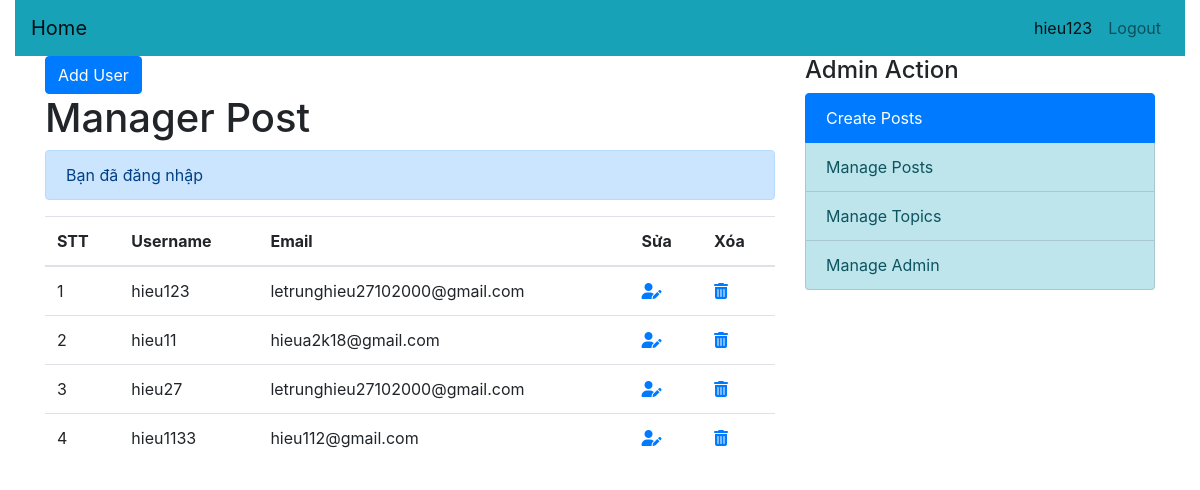
The page /webkhoa/admin/index_admin.php (signed in) on the database its author committed.
### tables this page shows
CREATE TABLE `users` (
  `id` int(11) NOT NULL,
  `admin` tinyint(4) NOT NULL,
  `email` varchar(50) NOT NULL,
  `username` varchar(30) NOT NULL,
  `password` varchar(255) NOT NULL,
  `created_at` timestamp NOT NULL DEFAULT current_timestamp() ON UPDATE current_timestamp()
);

### webkhoa/admin/controller/user.php (called while the page is built, shortened)
<?php
    include(ROOT_PATH . "/includes/functions_admin.php");
    $table='users';
    $admin=selectAll($table,  );
?>

### webkhoa/includes/functions_admin.php (called while the page is built, shortened)
<?php
    require("config.php");
    function selectAll($table, $conditions = [])
    {
        global $conn;
        $sql="SELECT * from $table";
        if(empty($conditions)){
            $stmt=$conn->prepare($sql);
            $stmt->execute();
            $record=$stmt->get_result()->fetch_all(MYSQLI_ASSOC);
            return $record;
        }
    }
?>

### webkhoa/admin/index_admin.php (the view, shortened to what this page needs)
<?php include(ROOT_PATH ."/admin/controller/user.php"); adminsOnly();
?>
<!doctype html>
<html lang="en">
<head>
    <link rel="stylesheet" href="https://stackpath.bootstrapcdn.com/bootstrap/4.3.1/css/bootstrap.min.css"
>
</head>
<body>
    <?php include(ROOT_PATH . "/includes/admin/header_admin.php"); ?>
    <main>
        <div class="container">
            <div class="row">
                <div class="col-md-8 ">
                <a name="" id="" class="btn btn-primary" href="<?php echo BASE_URL ."/admin/create_admin.php";?>"
                        role="button">Add User</a>
                <h1>Manager Post</h1>
                    <?php   include(ROOT_PATH . '/includes/public/message.php'); ?>
                    <table class="table">
                        <thead>
                            <tr>
                                <th>STT</th>
                                <th>Username</th>
                                <th>Email</th>
                                <th>Sửa</th>
                                <th>Xóa</th>
                            </tr>
                        </thead>
                        <tbody>
                        <?php foreach($admin as $key => $userr): ?>
                            <tr>
                                <td><?php echo $key+1; ?></td>
                                <td><?php echo $userr['username']; ?></td>
                                <td><?php echo $userr['email']; ?> </td>
                                <td><a href="edit_user.php?id=<?php echo $userr ['id']; ?>"><i class="fas fa-user-edit"></i></a></td>
                                <td><a href="index_admin.php?del_id=<?php echo $userr ['id']; ?>"onclick="return confirm('Bạn có muốn xóa không?')"><i class="fas fa-trash-alt"></i></a></td>
                            </tr>
                            <?php  endforeach; ?>
                        </tbody>
                    </table>
                </div>
                <div class="col-md-4 ">
                    <?php include(ROOT_PATH ."/includes/admin/menu_admin.php"); ?>
                </div>
            </div>
        </div>
    </main>
    <?php include(ROOT_PATH . "/includes/admin/footer_admin.php"); ?>

### rows shown on the page
users: username "hieu123", email "letrunghieu27102000@gmail.com"
users: username "hieu11", email "hieua2k18@gmail.com"
users: username "hieu27", email "letrunghieu27102000@gmail.com"
users: username "hieu1133", email "hieu112@gmail.com"

### other values the page prints
$_SESSION['username'] "hieu123"
$_SESSION['message'] "Bạn đã đăng nhập"
